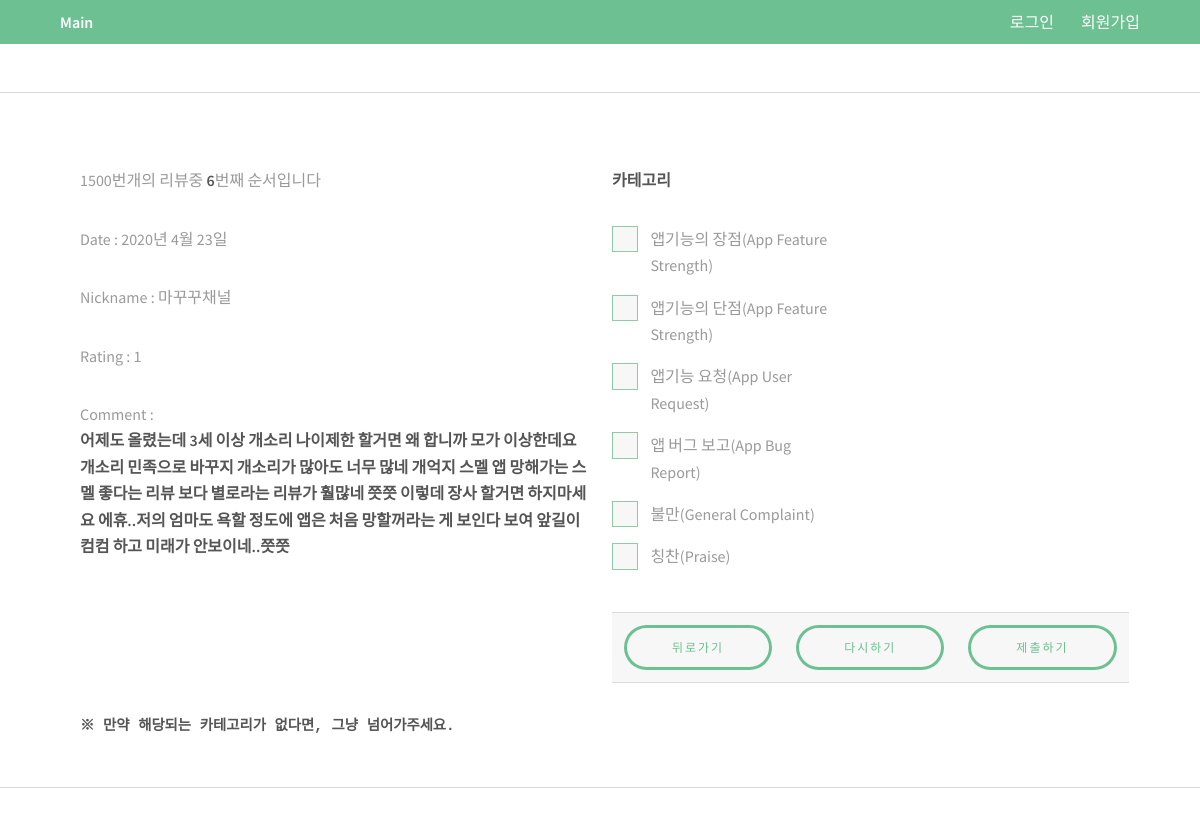
The page /6 on the database as committed earlier.
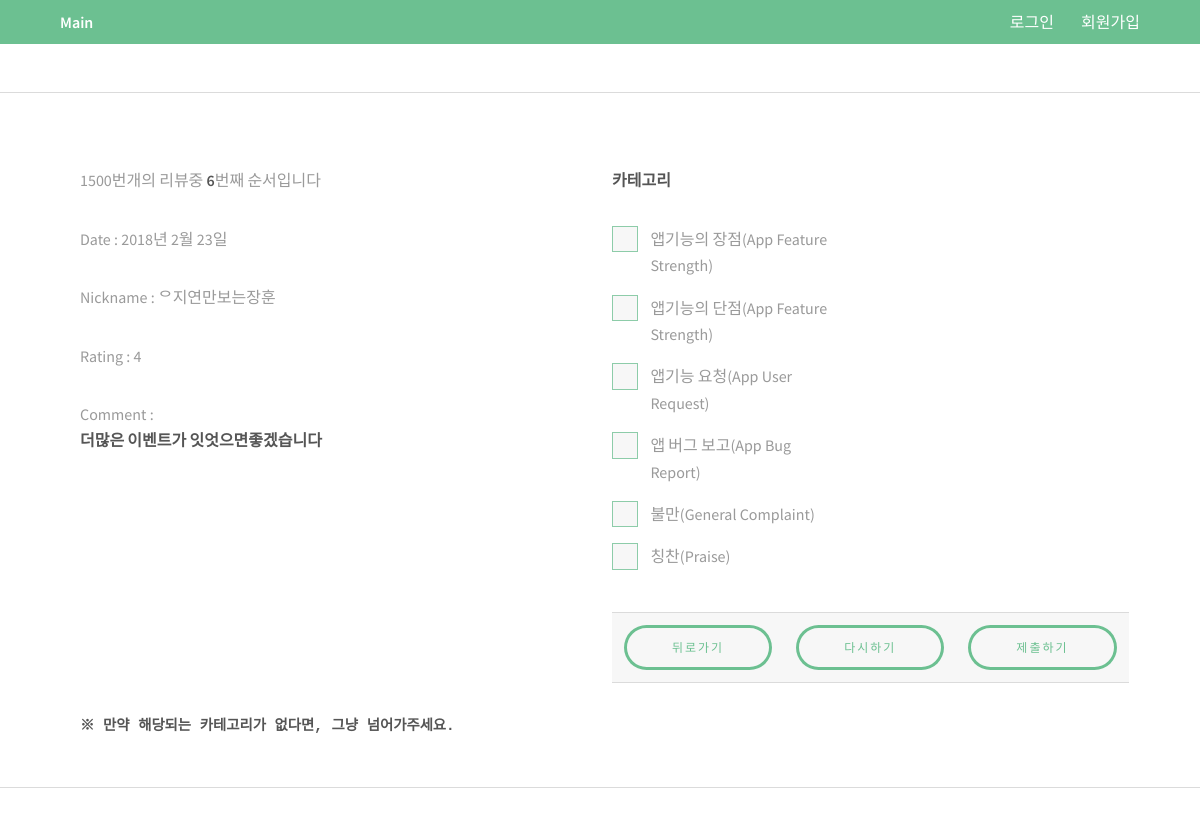
The same page on the database as committed later.
### classify/models.py (models this page shows)
class Review_data(models.Model): ### 리뷰를 담을 곳
    id = models.IntegerField(primary_key = True)
    nickname = models.CharField(max_length = 20)
    date = models.CharField(max_length = 30)
    rating = models.IntegerField()
    comment = models.TextField(null = True)

### classify/views.py (the view)
# urls.py: path('<int:review_data_id>', views.annotate, name = 'annotate'),
def annotate(request, review_data_id = 1):
    now = datetime.datetime.now()
    data = Review_data.objects.filter(id = review_data_id)
    category = ['c1', 'c2', 'c3', 'c4']
    if request.method == 'POST':
        choice = request.POST.getlist('choice')
        form = ReviewClassifyForm()
        classify = form.save(commit = False)
        classify.user = request.user
        classify.review_id = Review_data.objects.get(id = review_data_id)
        classify.classify = choice
        classify.relase_date = now
        classify.save()
        number = review_data_id + 1
        if number >= 1500:
            return redirect('/')
        return redirect('/{}'.format(str(number)))#("FINISH") #, pk = review_data_id)
    else:
        print('ERROR')
    return render(request, 'classify/classify.html', {'datas': data,
                                                     'categorys' : category}) ## 데이터 셋 하나만 보여주기

### templates/classify/classify.html (shortened to what this page needs)
{% extends "base.html" %}
{% block content %}
<hr class="major" />
<div class="container">
<br>
	<div class="row">
		<section class="6u 12u$(medium)">
			{% for data in datas %}
    			<p>  1500번개의 리뷰중 <strong>{{ data.id }}</strong>번째 순서입니다</p>
                <p> Date : {{ data.date }}</p>
                <p> Nickname : {{ data.nickname  }}</P>
                <p> Rating : {{ data.rating }}</p>
                <p> Comment :<br>
                <strong>{{ data.comment|linebreaksbr}}</strong></p>
            {% endfor %}
		</section>
		<section class="3u 6u(medium) 12u$(small)">
            <p><strong> 카테고리 </strong></p>
                <form method="POST">
					<label for="1">앱기능의 장점(App Feature Strength)</label>
					<label for="2">앱기능의 단점(App Feature Strength)</label>
					<label for="3">앱기능 요청(App User Request)</label>
					<label for="4">앱 버그 보고(App Bug Report)</label>
					<label for="5">불만(General Complaint)</label>
					<label for="6">칭찬(Praise)</label>
                 <br><br>
                 <table>
                     <tr>
                         <td><button type="button" class="btn btn-primary" value="뒤로가기" onClick="history.go(-1)">뒤로가기</button></td>
                         <td><button type="reset" class="btn btn-primary" value="다시하기">다시하기</button></td>
                         <td><button type="submit" class="btn btn-primary" value="제출하기">제출하기</button></td>
                     </tr>
                 </table>
             </form>
         </section>
	</div>
         <pre><strong>※ 만약 해당되는 카테고리가 없다면, 그냥 넘어가주세요.</strong></pre>
</div>
<hr class="major" />
{% endblock %}

Rows that differ between the two databases and show on the page:
changed Review_data id 6: date "2020년 4월 23일" → "2018년 2월 23일"; nickname "마꾸꾸채널" → "ᄋ지연만보는장훈"; rating "1" → "4"; comment "어제도 올렸는데 3세 이상 개소리 나이제한 할거면 왜 합니까 모가 이상한데요 개소리 민족으로 바꾸지 개소리가 많아도 너무 많네 개억지 스멜 앱 망해가는 스멜 좋다는 리뷰 보다 별로라는 리뷰가 훨많네 쯧쯧 이렇데 장사 할거면 하지마세요 에휴..저의 엄마도 욕할 정도에 앱은 처음 망할꺼라는 게 보인다 보여 앞길이 컴컴 하고 미래가 안보이네..쯧쯧" → "더많은 이벤트가 잇엇으면좋겠습니다"
